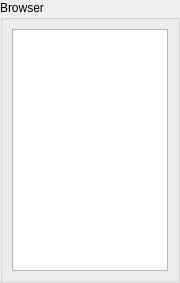
<?xml version="1.0" encoding="UTF-8"?>
<ui version="4.0">
 <class>DataViewerControl</class>
 <widget class="QWidget" name="DataViewerControl">
  <property name="geometry">
   <rect>
    <x>0</x>
    <y>0</y>
    <width>180</width>
    <height>283</height>
   </rect>
  </property>
  <property name="minimumSize">
   <size>
    <width>180</width>
    <height>0</height>
   </size>
  </property>
  <property name="windowTitle">
   <string>Music Control</string>
  </property>
  <layout class="QVBoxLayout" name="m_qVerticalLayoutRoot">
   <property name="leftMargin">
    <number>0</number>
   </property>
   <property name="topMargin">
    <number>0</number>
   </property>
   <property name="rightMargin">
    <number>0</number>
   </property>
   <property name="bottomMargin">
    <number>0</number>
   </property>
   <item>
    <widget class="QGroupBox" name="m_qGroupBoxBrowser">
     <property name="title">
      <string>Browser</string>
     </property>
     <layout class="QVBoxLayout" name="m_qVerticalLayoutBrowser">
      <item>
       <widget class="QListWidget" name="m_qListWidget"/>
      </item>
     </layout>
    </widget>
   </item>
  </layout>
 </widget>
 <resources/>
 <connections/>
</ui>
